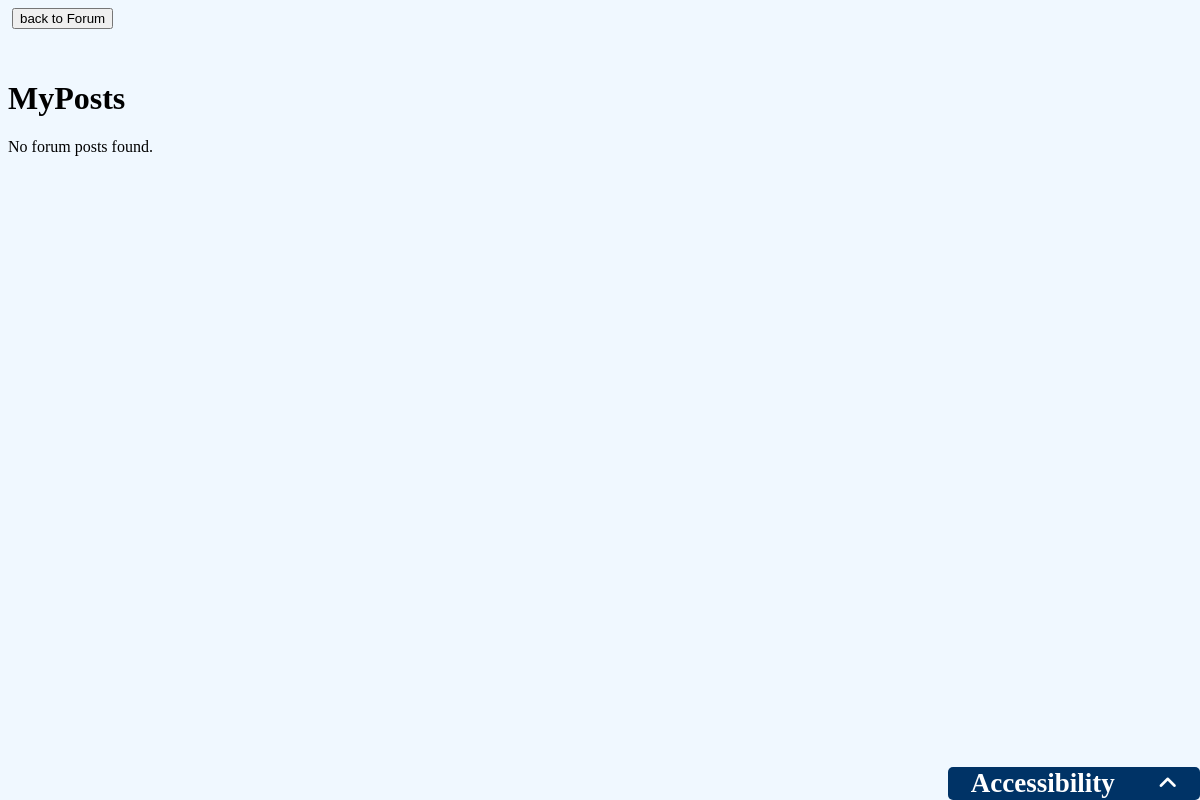
The page /user_forum_posts/ (signed in) on the database as committed earlier.
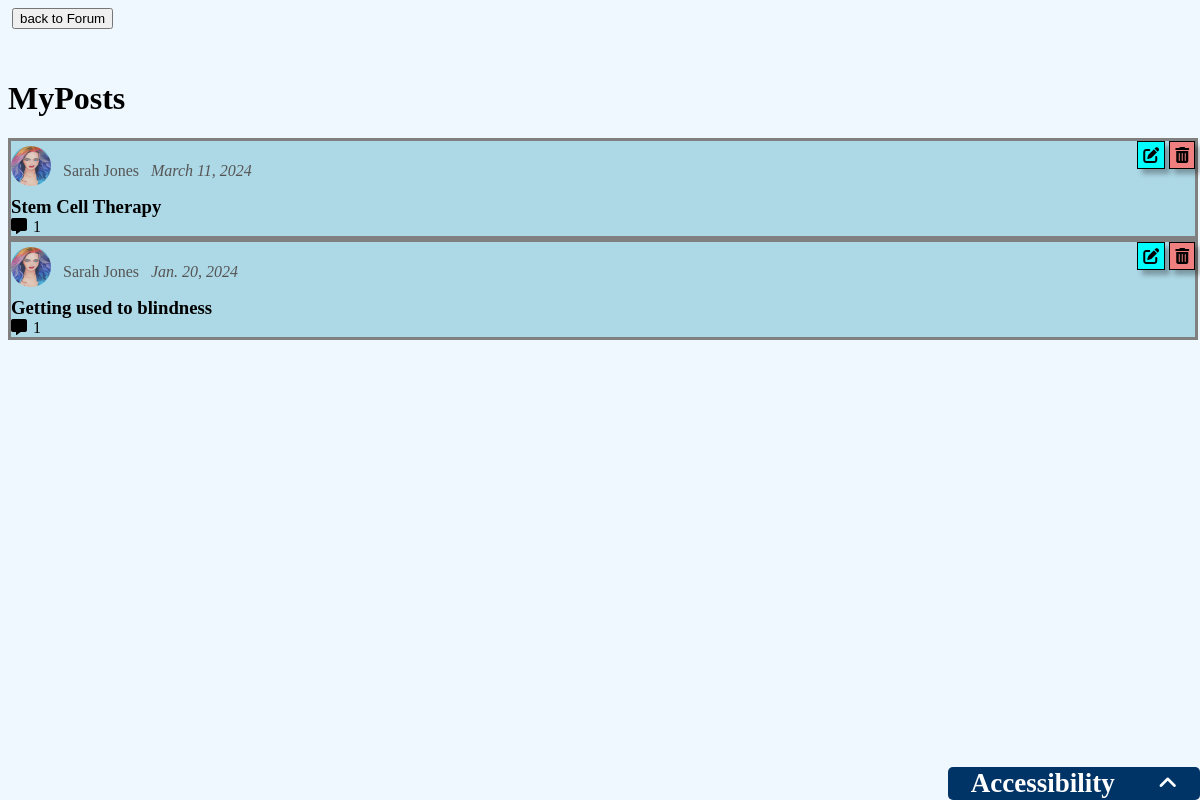
The same page on the database as committed later.
### mysocialapp/models.py (models this page shows, shortened)
class ForumPost(models.Model):
    CATEGORY_CHOICES = (
        ("treatment", "Treatment Options"),
        ("lifestyle", "Lifestyle Adjustments"),
        ("emotional", "Emotional Support"),
        ("challenges", "Daily Challenges"),
    )
    title = models.CharField(max_length=255)
    image = models.ImageField(null=True, blank=True)
    content = models.TextField(null=False, blank=False)
    category = models.CharField(max_length=20, choices=CATEGORY_CHOICES)
    creator = models.ForeignKey(AppUser, on_delete=models.CASCADE)
    created_at = models.DateTimeField(auto_now_add=True)

class AppUser(models.Model):
    CATEGORY_CHOICES = (
        ("patient", "patient"),
        ("volunteer", "volunteer"),
    )
    user = models.OneToOneField(User, on_delete=models.CASCADE)
    name = models.CharField(max_length=255, null=False, blank=False)
    email = models.EmailField(null=True, blank=True)
    profile_image = models.ImageField(null=True, blank=True)
    background_image = models.ImageField(null=True, blank=True)
    bio = models.CharField(max_length=255, null=True, blank=True)
    group = models.CharField(
        max_length=20, null=False, blank=False, choices=CATEGORY_CHOICES
    )

### mysocialapp/views.py (the view)
# urls.py: path('user_forum_posts/',login_required(login_url="../")(views.userForumPosts),name='user_forum_posts'),
@login_required
def userForumPosts(request):
    user = request.user  # Get the authenticated user
    appuser = AppUser.objects.get(user=user)
    forum_posts = ForumPost.objects.filter(creator=appuser).order_by("-created_at")
    forum_posts_with_comment_count = []
    for post in forum_posts:
        comment_count = Comment.objects.filter(post=post).count()
        forum_posts_with_comment_count.append((post, comment_count))
    context = {
        "user": user,
        "appuser": appuser,
        "forum_posts": forum_posts_with_comment_count,
    }
    return render(request, "screens/user_forum_posts.html", context)

### mysocialapp/templates/screens/user_forum_posts.html (shortened to what this page needs)
{% load bootstrap4 %}
{% load static %}
<html lang="en">
  <head>
    <link rel="stylesheet" href="../../static/css/css.css" />
    <link href="{% static 'fontawesomefree/css/fontawesome.css' %}" rel="stylesheet" type="text/css">
    <link href="{% static 'fontawesomefree/css/brands.css' %}" rel="stylesheet" type="text/css">
    <link href="{% static 'fontawesomefree/css/solid.css' %}" rel="stylesheet" type="text/css">
  </head>
  <body>
<a style="position: absolute;left: 1vw;top: 1vh;" href="../forum"><button>back to Forum</button></a>
<h1 style="margin-top: 10vh;" id="forum_page_title">MyPosts</h1>
<div id="main_body_forum">
    {% for forum_post,comment_count in forum_posts %}
        <div class="forum_post_container">
            <a href="../forum_post_content/?postId={{forum_post.id}}">
                 <div class="forum_user_details" >
              <img
              {% if forum_post.creator.profile_image %}
                src="../../../images/{{forum_post.creator.profile_image}}"
                {% else %}
                src="../../static/assets/blank-profile.jpeg"
                {% endif %}
                alt=""
              />
              <p>{{ forum_post.creator.name }}</p>
              <p style="font-style: italic;">{{forum_post.created_at.date}}</p>
            </div>
             <h3 style="margin:0 0 0 0;  " class="forum_post_title">{{forum_post.title}}</h3>
              <p style="padding: 0%;" class="post_comment_count"> <i class="fas fa-comment-alt"></i> {{comment_count}}</p>
              </a>
              {% if forum_post.creator.name == appuser.name %}
              <a class="forum_post_update_button" href="../update_forum_post/{{forum_post.id}}" ><i class="fas fa-edit"></i></a>
              <a class="forum_post_delete_button" href="../deleteForumPost/{{forum_post.id}}" ><i class="fas fa-trash-alt"></i></a>
              {% endif %}
            </div>
        {% empty %}
        <div>No forum posts found.</div>
        {% endfor %}
    </div>
    </body>
      <div id="accessibility">
    <div id="accessibility-top-section">
      <h2>Accessibility</h2>
      <i id="slideUp" class="fas fa-angle-up"></i>
    </div>
</div>
</html>

### mysocialapp/static/css/css.css (style rules this page uses)
body { background-color: aliceblue; }
.forum_post_container { width: 100%; position: relative; margin: 0; border: 3px solid gray; background-color: lightblue; }
.forum_post_container img { width: 40px; height: 40px; border-radius: 20px; flex-shrink: 0; }
.forum_user_details { display: flex; width: 100vw; column-gap:1vw ; flex-direction: row; flex-wrap: nowrap; color: #555; margin-top: 5px; }
.forum_post_container a { display: flex; flex-direction: column; flex-wrap: nowrap; color: black; text-decoration: none; }
.forum_post_delete_button { position: absolute; right: 0; top: 0; background-color: lightcoral; padding: 0.4vw; border: 1px solid black; box-shadow: 5px 5px 5px rgba(0, 0, 0, 0.3); }
.forum_post_update_button { position: absolute; right: 30px; top: 0; background-color: cyan; padding: 0.4vw; border: 1px solid black; box-shadow: 5px 5px 5px rgba(0, 0, 0, 0.3); }
.post_comment_count { background-color: lightblue ; padding: 0.4vw; width: 4vw; border-radius: 18px; display: flex; flex-direction: row; flex-wrap: nowrap; margin: 0; column-gap: 0.5vw; }
#accessibility { background-color: #003366; color: white; padding: 1px; border-radius: 5px; width: 250px; position: fixed; bottom: 0; right: 0; font-size: large; }
#accessibility-top-section { display: flex; flex-direction: row; flex-wrap: nowrap; justify-content: space-around; align-items: center; }
#accessibility h2 { margin: 0; text-align: center; }
#accessibility i { font-size: larger; }

Rows that differ between the two databases and show on the page:
added ForumPost: creator.profile_image (picture), creator.name "Sarah Jones", created_at "March 11, 2024", title "Stem Cell Therapy", comment_count "1"
added ForumPost: creator.profile_image (picture), creator.name "Sarah Jones", created_at "Jan. 20, 2024", title "Getting used to blindness", comment_count "1"
Other text that changed with them:
text no longer shown: "No forum posts found."
